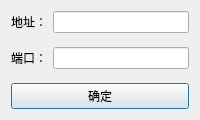
<?xml version="1.0" encoding="UTF-8"?>
<ui version="4.0">
 <class>Config_Dialog</class>
 <widget class="QDialog" name="Config_Dialog">
  <property name="geometry">
   <rect>
    <x>0</x>
    <y>0</y>
    <width>200</width>
    <height>120</height>
   </rect>
  </property>
  <property name="minimumSize">
   <size>
    <width>200</width>
    <height>120</height>
   </size>
  </property>
  <property name="maximumSize">
   <size>
    <width>200</width>
    <height>120</height>
   </size>
  </property>
  <property name="windowTitle">
   <string>Dialog</string>
  </property>
  <layout class="QFormLayout" name="formLayout">
   <item row="0" column="0">
    <widget class="QLabel" name="label">
     <property name="text">
      <string>地址：</string>
     </property>
    </widget>
   </item>
   <item row="0" column="1">
    <widget class="QLineEdit" name="lineEdit_host"/>
   </item>
   <item row="2" column="0">
    <widget class="QLabel" name="label_2">
     <property name="text">
      <string>端口：</string>
     </property>
    </widget>
   </item>
   <item row="2" column="1">
    <widget class="QLineEdit" name="lineEdit_port"/>
   </item>
   <item row="4" column="0" colspan="2">
    <widget class="QPushButton" name="pushButton_enter">
     <property name="text">
      <string>确定</string>
     </property>
    </widget>
   </item>
   <item row="1" column="1">
    <spacer name="verticalSpacer">
     <property name="orientation">
      <enum>Qt::Vertical</enum>
     </property>
     <property name="sizeHint" stdset="0">
      <size>
       <width>20</width>
       <height>40</height>
      </size>
     </property>
    </spacer>
   </item>
   <item row="3" column="1">
    <spacer name="verticalSpacer_2">
     <property name="orientation">
      <enum>Qt::Vertical</enum>
     </property>
     <property name="sizeHint" stdset="0">
      <size>
       <width>20</width>
       <height>40</height>
      </size>
     </property>
    </spacer>
   </item>
  </layout>
 </widget>
 <resources/>
 <connections/>
</ui>
